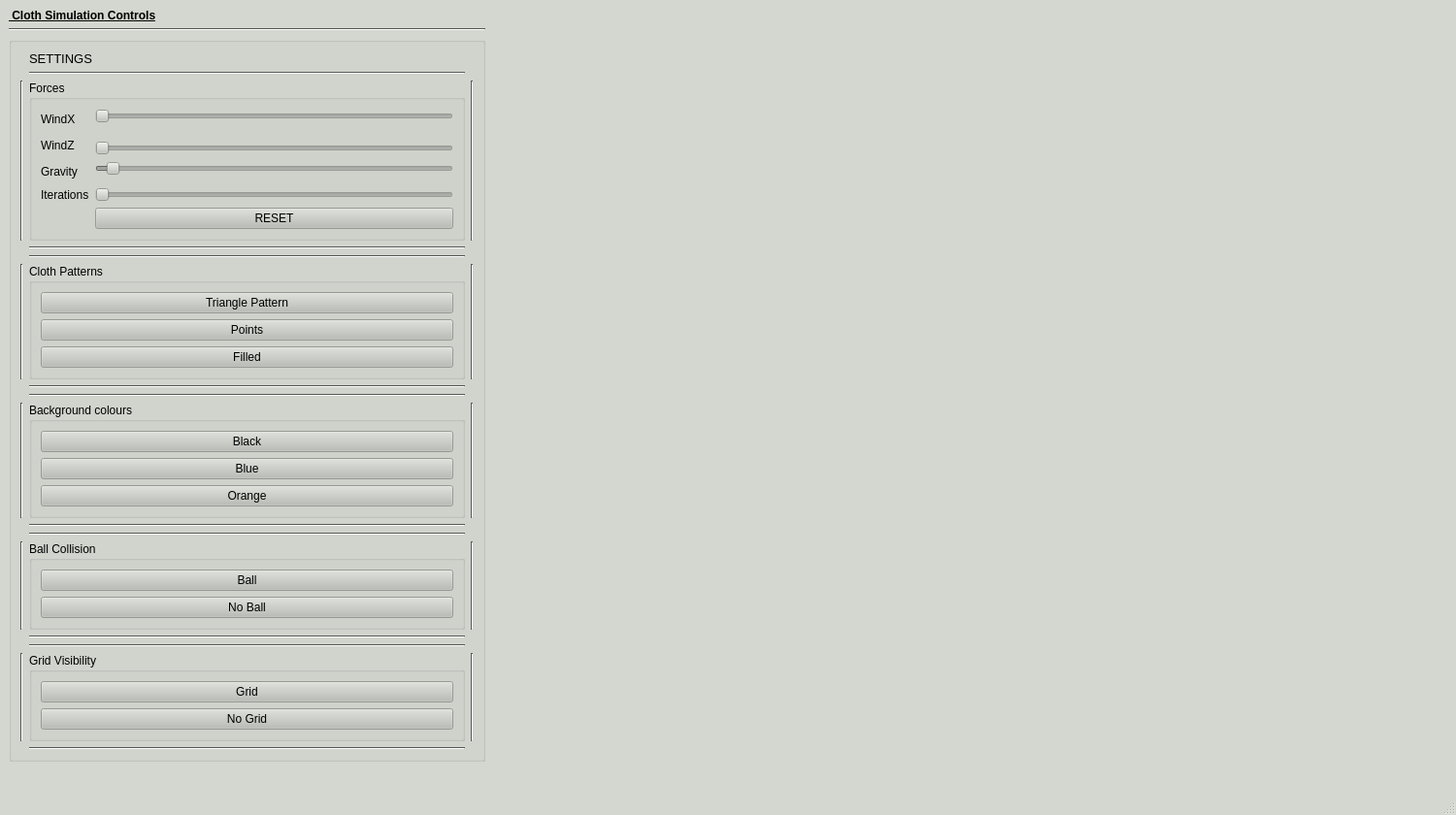
<?xml version="1.0" encoding="UTF-8"?>
<ui version="4.0">
 <class>MainWindow</class>
 <widget class="QMainWindow" name="MainWindow">
  <property name="geometry">
   <rect>
    <x>0</x>
    <y>0</y>
    <width>1500</width>
    <height>840</height>
   </rect>
  </property>
  <property name="palette">
   <palette>
    <active>
     <colorrole role="WindowText">
      <brush brushstyle="SolidPattern">
       <color alpha="255">
        <red>0</red>
        <green>0</green>
        <blue>0</blue>
       </color>
      </brush>
     </colorrole>
     <colorrole role="Button">
      <brush brushstyle="SolidPattern">
       <color alpha="255">
        <red>186</red>
        <green>189</green>
        <blue>182</blue>
       </color>
      </brush>
     </colorrole>
     <colorrole role="Light">
      <brush brushstyle="SolidPattern">
       <color alpha="255">
        <red>255</red>
        <green>255</green>
        <blue>255</blue>
       </color>
      </brush>
     </colorrole>
     <colorrole role="Midlight">
      <brush brushstyle="SolidPattern">
       <color alpha="255">
        <red>233</red>
        <green>235</green>
        <blue>231</blue>
       </color>
      </brush>
     </colorrole>
     <colorrole role="Dark">
      <brush brushstyle="SolidPattern">
       <color alpha="255">
        <red>85</red>
        <green>87</green>
        <blue>83</blue>
       </color>
      </brush>
     </colorrole>
     <colorrole role="Mid">
      <brush brushstyle="SolidPattern">
       <color alpha="255">
        <red>141</red>
        <green>143</green>
        <blue>138</blue>
       </color>
      </brush>
     </colorrole>
     <colorrole role="Text">
      <brush brushstyle="SolidPattern">
       <color alpha="255">
        <red>0</red>
        <green>0</green>
        <blue>0</blue>
       </color>
      </brush>
     </colorrole>
     <colorrole role="BrightText">
      <brush brushstyle="SolidPattern">
       <color alpha="255">
        <red>255</red>
        <green>255</green>
        <blue>255</blue>
       </color>
      </brush>
     </colorrole>
     <colorrole role="ButtonText">
      <brush brushstyle="SolidPattern">
       <color alpha="255">
        <red>0</red>
        <green>0</green>
        <blue>0</blue>
       </color>
      </brush>
     </colorrole>
     <colorrole role="Base">
      <brush brushstyle="SolidPattern">
       <color alpha="255">
        <red>255</red>
        <green>255</green>
        <blue>255</blue>
       </color>
      </brush>
     </colorrole>
     <colorrole role="Window">
      <brush brushstyle="SolidPattern">
       <color alpha="255">
        <red>211</red>
        <green>215</green>
        <blue>207</blue>
       </color>
      </brush>
     </colorrole>
     <colorrole role="Shadow">
      <brush brushstyle="SolidPattern">
       <color alpha="255">
        <red>0</red>
        <green>0</green>
        <blue>0</blue>
       </color>
      </brush>
     </colorrole>
     <colorrole role="Highlight">
      <brush brushstyle="SolidPattern">
       <color alpha="255">
        <red>136</red>
        <green>138</green>
        <blue>133</blue>
       </color>
      </brush>
     </colorrole>
     <colorrole role="AlternateBase">
      <brush brushstyle="SolidPattern">
       <color alpha="255">
        <red>233</red>
        <green>235</green>
        <blue>231</blue>
       </color>
      </brush>
     </colorrole>
     <colorrole role="ToolTipBase">
      <brush brushstyle="SolidPattern">
       <color alpha="255">
        <red>255</red>
        <green>255</green>
        <blue>220</blue>
       </color>
      </brush>
     </colorrole>
     <colorrole role="ToolTipText">
      <brush brushstyle="SolidPattern">
       <color alpha="255">
        <red>0</red>
        <green>0</green>
        <blue>0</blue>
       </color>
      </brush>
     </colorrole>
     <colorrole role="PlaceholderText">
      <brush brushstyle="SolidPattern">
       <color alpha="128">
        <red>0</red>
        <green>0</green>
        <blue>0</blue>
       </color>
      </brush>
     </colorrole>
    </active>
    <inactive>
     <colorrole role="WindowText">
      <brush brushstyle="SolidPattern">
       <color alpha="255">
        <red>0</red>
        <green>0</green>
        <blue>0</blue>
       </color>
      </brush>
     </colorrole>
     <colorrole role="Button">
      <brush brushstyle="SolidPattern">
       <color alpha="255">
        <red>186</red>
        <green>189</green>
        <blue>182</blue>
       </color>
      </brush>
     </colorrole>
     <colorrole role="Light">
      <brush brushstyle="SolidPattern">
       <color alpha="255">
        <red>255</red>
        <green>255</green>
        <blue>255</blue>
       </color>
      </brush>
     </colorrole>
     <colorrole role="Midlight">
      <brush brushstyle="SolidPattern">
       <color alpha="255">
        <red>233</red>
        <green>235</green>
        <blue>231</blue>
       </color>
      </brush>
     </colorrole>
     <colorrole role="Dark">
      <brush brushstyle="SolidPattern">
       <color alpha="255">
        <red>85</red>
        <green>87</green>
        <blue>83</blue>
       </color>
      </brush>
     </colorrole>
     <colorrole role="Mid">
      <brush brushstyle="SolidPattern">
       <color alpha="255">
        <red>141</red>
        <green>143</green>
        <blue>138</blue>
       </color>
      </brush>
     </colorrole>
     <colorrole role="Text">
      <brush brushstyle="SolidPattern">
       <color alpha="255">
        <red>0</red>
        <green>0</green>
        <blue>0</blue>
       </color>
      </brush>
     </colorrole>
     <colorrole role="BrightText">
      <brush brushstyle="SolidPattern">
       <color alpha="255">
        <red>255</red>
        <green>255</green>
        <blue>255</blue>
       </color>
      </brush>
     </colorrole>
     <colorrole role="ButtonText">
      <brush brushstyle="SolidPattern">
       <color alpha="255">
        <red>0</red>
        <green>0</green>
        <blue>0</blue>
       </color>
      </brush>
     </colorrole>
     <colorrole role="Base">
      <brush brushstyle="SolidPattern">
       <color alpha="255">
        <red>255</red>
        <green>255</green>
        <blue>255</blue>
       </color>
      </brush>
     </colorrole>
     <colorrole role="Window">
      <brush brushstyle="SolidPattern">
       <color alpha="255">
        <red>211</red>
        <green>215</green>
        <blue>207</blue>
       </color>
      </brush>
     </colorrole>
     <colorrole role="Shadow">
      <brush brushstyle="SolidPattern">
       <color alpha="255">
        <red>0</red>
        <green>0</green>
        <blue>0</blue>
       </color>
      </brush>
     </colorrole>
     <colorrole role="Highlight">
      <brush brushstyle="SolidPattern">
       <color alpha="255">
        <red>136</red>
        <green>138</green>
        <blue>133</blue>
       </color>
      </brush>
     </colorrole>
     <colorrole role="AlternateBase">
      <brush brushstyle="SolidPattern">
       <color alpha="255">
        <red>233</red>
        <green>235</green>
        <blue>231</blue>
       </color>
      </brush>
     </colorrole>
     <colorrole role="ToolTipBase">
      <brush brushstyle="SolidPattern">
       <color alpha="255">
        <red>255</red>
        <green>255</green>
        <blue>220</blue>
       </color>
      </brush>
     </colorrole>
     <colorrole role="ToolTipText">
      <brush brushstyle="SolidPattern">
       <color alpha="255">
        <red>0</red>
        <green>0</green>
        <blue>0</blue>
       </color>
      </brush>
     </colorrole>
     <colorrole role="PlaceholderText">
      <brush brushstyle="SolidPattern">
       <color alpha="128">
        <red>0</red>
        <green>0</green>
        <blue>0</blue>
       </color>
      </brush>
     </colorrole>
    </inactive>
    <disabled>
     <colorrole role="WindowText">
      <brush brushstyle="SolidPattern">
       <color alpha="255">
        <red>85</red>
        <green>87</green>
        <blue>83</blue>
       </color>
      </brush>
     </colorrole>
     <colorrole role="Button">
      <brush brushstyle="SolidPattern">
       <color alpha="255">
        <red>186</red>
        <green>189</green>
        <blue>182</blue>
       </color>
      </brush>
     </colorrole>
     <colorrole role="Light">
      <brush brushstyle="SolidPattern">
       <color alpha="255">
        <red>255</red>
        <green>255</green>
        <blue>255</blue>
       </color>
      </brush>
     </colorrole>
     <colorrole role="Midlight">
      <brush brushstyle="SolidPattern">
       <color alpha="255">
        <red>233</red>
        <green>235</green>
        <blue>231</blue>
       </color>
      </brush>
     </colorrole>
     <colorrole role="Dark">
      <brush brushstyle="SolidPattern">
       <color alpha="255">
        <red>85</red>
        <green>87</green>
        <blue>83</blue>
       </color>
      </brush>
     </colorrole>
     <colorrole role="Mid">
      <brush brushstyle="SolidPattern">
       <color alpha="255">
        <red>141</red>
        <green>143</green>
        <blue>138</blue>
       </color>
      </brush>
     </colorrole>
     <colorrole role="Text">
      <brush brushstyle="SolidPattern">
       <color alpha="255">
        <red>85</red>
        <green>87</green>
        <blue>83</blue>
       </color>
      </brush>
     </colorrole>
     <colorrole role="BrightText">
      <brush brushstyle="SolidPattern">
       <color alpha="255">
        <red>255</red>
        <green>255</green>
        <blue>255</blue>
       </color>
      </brush>
     </colorrole>
     <colorrole role="ButtonText">
      <brush brushstyle="SolidPattern">
       <color alpha="255">
        <red>85</red>
        <green>87</green>
        <blue>83</blue>
       </color>
      </brush>
     </colorrole>
     <colorrole role="Base">
      <brush brushstyle="SolidPattern">
       <color alpha="255">
        <red>211</red>
        <green>215</green>
        <blue>207</blue>
       </color>
      </brush>
     </colorrole>
     <colorrole role="Window">
      <brush brushstyle="SolidPattern">
       <color alpha="255">
        <red>211</red>
        <green>215</green>
        <blue>207</blue>
       </color>
      </brush>
     </colorrole>
     <colorrole role="Shadow">
      <brush brushstyle="SolidPattern">
       <color alpha="255">
        <red>0</red>
        <green>0</green>
        <blue>0</blue>
       </color>
      </brush>
     </colorrole>
     <colorrole role="Highlight">
      <brush brushstyle="SolidPattern">
       <color alpha="255">
        <red>145</red>
        <green>145</green>
        <blue>145</blue>
       </color>
      </brush>
     </colorrole>
     <colorrole role="AlternateBase">
      <brush brushstyle="SolidPattern">
       <color alpha="255">
        <red>211</red>
        <green>215</green>
        <blue>207</blue>
       </color>
      </brush>
     </colorrole>
     <colorrole role="ToolTipBase">
      <brush brushstyle="SolidPattern">
       <color alpha="255">
        <red>255</red>
        <green>255</green>
        <blue>220</blue>
       </color>
      </brush>
     </colorrole>
     <colorrole role="ToolTipText">
      <brush brushstyle="SolidPattern">
       <color alpha="255">
        <red>0</red>
        <green>0</green>
        <blue>0</blue>
       </color>
      </brush>
     </colorrole>
     <colorrole role="PlaceholderText">
      <brush brushstyle="SolidPattern">
       <color alpha="128">
        <red>0</red>
        <green>0</green>
        <blue>0</blue>
       </color>
      </brush>
     </colorrole>
    </disabled>
   </palette>
  </property>
  <property name="windowTitle">
   <string>Cloth Sim GUI</string>
  </property>
  <widget class="QWidget" name="m_centralWidget">
   <layout class="QGridLayout" name="m_mainWindowGridLayout">
    <item row="5" column="0">
     <spacer name="verticalSpacer">
      <property name="orientation">
       <enum>Qt::Vertical</enum>
      </property>
      <property name="sizeHint" stdset="0">
       <size>
        <width>20</width>
        <height>40</height>
       </size>
      </property>
     </spacer>
    </item>
    <item row="1" column="0">
     <widget class="Line" name="line_3">
      <property name="orientation">
       <enum>Qt::Horizontal</enum>
      </property>
     </widget>
    </item>
    <item row="2" column="0" rowspan="2">
     <widget class="QGroupBox" name="groupBox">
      <property name="title">
       <string/>
      </property>
      <layout class="QGridLayout" name="gridLayout_6">
       <item row="4" column="1">
        <widget class="QGroupBox" name="InputArea">
         <property name="title">
          <string>Forces</string>
         </property>
         <layout class="QGridLayout" name="gridLayout">
          <item row="2" column="0" rowspan="2">
           <widget class="QLabel" name="label">
            <property name="text">
             <string>WindZ</string>
            </property>
           </widget>
          </item>
          <item row="4" column="1">
           <widget class="QSlider" name="gravitySlider">
            <property name="maximum">
             <number>99</number>
            </property>
            <property name="pageStep">
             <number>10</number>
            </property>
            <property name="value">
             <number>3</number>
            </property>
            <property name="sliderPosition">
             <number>3</number>
            </property>
            <property name="orientation">
             <enum>Qt::Horizontal</enum>
            </property>
           </widget>
          </item>
          <item row="0" column="0" rowspan="2">
           <widget class="QLabel" name="label_2">
            <property name="text">
             <string>WindX</string>
            </property>
           </widget>
          </item>
          <item row="0" column="1">
           <widget class="QSlider" name="windXSlider">
            <property name="maximum">
             <number>99</number>
            </property>
            <property name="orientation">
             <enum>Qt::Horizontal</enum>
            </property>
           </widget>
          </item>
          <item row="10" column="1">
           <widget class="QPushButton" name="resetButton">
            <property name="text">
             <string>RESET</string>
            </property>
           </widget>
          </item>
          <item row="3" column="1">
           <widget class="QSlider" name="windZSlider">
            <property name="maximum">
             <number>99</number>
            </property>
            <property name="orientation">
             <enum>Qt::Horizontal</enum>
            </property>
           </widget>
          </item>
          <item row="6" column="0">
           <widget class="QLabel" name="label_4">
            <property name="text">
             <string>Iterations</string>
            </property>
           </widget>
          </item>
          <item row="6" column="1">
           <widget class="QSlider" name="iterationSlider">
            <property name="maximum">
             <number>30</number>
            </property>
            <property name="orientation">
             <enum>Qt::Horizontal</enum>
            </property>
           </widget>
          </item>
          <item row="4" column="0" rowspan="2">
           <widget class="QLabel" name="label_3">
            <property name="text">
             <string>Gravity</string>
            </property>
           </widget>
          </item>
         </layout>
        </widget>
       </item>
       <item row="4" column="2">
        <widget class="Line" name="line_4">
         <property name="orientation">
          <enum>Qt::Vertical</enum>
         </property>
        </widget>
       </item>
       <item row="16" column="1">
        <widget class="QGroupBox" name="groupBox_5">
         <property name="title">
          <string>Grid Visibility</string>
         </property>
         <layout class="QGridLayout" name="gridLayout_7">
          <item row="0" column="0">
           <widget class="QPushButton" name="gridButton">
            <property name="text">
             <string>Grid</string>
            </property>
           </widget>
          </item>
          <item row="1" column="0">
           <widget class="QPushButton" name="noGridButton">
            <property name="text">
             <string>No Grid</string>
            </property>
           </widget>
          </item>
         </layout>
        </widget>
       </item>
       <item row="7" column="0">
        <widget class="Line" name="line_8">
         <property name="orientation">
          <enum>Qt::Vertical</enum>
         </property>
        </widget>
       </item>
       <item row="3" column="1">
        <widget class="Line" name="line_2">
         <property name="orientation">
          <enum>Qt::Horizontal</enum>
         </property>
        </widget>
       </item>
       <item row="4" column="0">
        <widget class="Line" name="line_5">
         <property name="orientation">
          <enum>Qt::Vertical</enum>
         </property>
        </widget>
       </item>
       <item row="13" column="0">
        <widget class="Line" name="line_17">
         <property name="orientation">
          <enum>Qt::Vertical</enum>
         </property>
        </widget>
       </item>
       <item row="16" column="0">
        <widget class="Line" name="line_21">
         <property name="orientation">
          <enum>Qt::Vertical</enum>
         </property>
        </widget>
       </item>
       <item row="13" column="1">
        <widget class="QGroupBox" name="groupBox_4">
         <property name="title">
          <string>Ball Collision</string>
         </property>
         <layout class="QGridLayout" name="gridLayout_5">
          <item row="0" column="0">
           <widget class="QPushButton" name="ballButton">
            <property name="text">
             <string>Ball</string>
            </property>
           </widget>
          </item>
          <item row="1" column="0">
           <widget class="QPushButton" name="noBallButton">
            <property name="text">
             <string>No Ball</string>
            </property>
           </widget>
          </item>
         </layout>
        </widget>
       </item>
       <item row="8" column="1">
        <widget class="Line" name="line_7">
         <property name="orientation">
          <enum>Qt::Horizontal</enum>
         </property>
        </widget>
       </item>
       <item row="17" column="1">
        <widget class="Line" name="line_18">
         <property name="orientation">
          <enum>Qt::Horizontal</enum>
         </property>
        </widget>
       </item>
       <item row="2" column="1" colspan="2">
        <widget class="QLabel" name="label_22">
         <property name="font">
          <font>
           <pointsize>10</pointsize>
           <italic>false</italic>
          </font>
         </property>
         <property name="text">
          <string>SETTINGS</string>
         </property>
        </widget>
       </item>
       <item row="14" column="1">
        <widget class="Line" name="line_19">
         <property name="orientation">
          <enum>Qt::Horizontal</enum>
         </property>
        </widget>
       </item>
       <item row="7" column="1">
        <widget class="QGroupBox" name="groupBox_2">
         <property name="title">
          <string>Cloth Patterns</string>
         </property>
         <layout class="QGridLayout" name="gridLayout_3">
          <item row="0" column="0">
           <widget class="QPushButton" name="patternBox">
            <property name="text">
             <string>Triangle Pattern</string>
            </property>
           </widget>
          </item>
          <item row="1" column="0">
           <widget class="QPushButton" name="pointsBox">
            <property name="text">
             <string>Points</string>
            </property>
           </widget>
          </item>
          <item row="2" column="0">
           <widget class="QPushButton" name="filledBox">
            <property name="text">
             <string>Filled</string>
            </property>
           </widget>
          </item>
         </layout>
        </widget>
       </item>
       <item row="9" column="1">
        <widget class="Line" name="line_13">
         <property name="orientation">
          <enum>Qt::Horizontal</enum>
         </property>
        </widget>
       </item>
       <item row="11" column="1">
        <widget class="Line" name="line_15">
         <property name="orientation">
          <enum>Qt::Horizontal</enum>
         </property>
        </widget>
       </item>
       <item row="5" column="1">
        <widget class="Line" name="line">
         <property name="orientation">
          <enum>Qt::Horizontal</enum>
         </property>
        </widget>
       </item>
       <item row="7" column="2">
        <widget class="Line" name="line_9">
         <property name="orientation">
          <enum>Qt::Vertical</enum>
         </property>
        </widget>
       </item>
       <item row="12" column="1">
        <widget class="Line" name="line_14">
         <property name="orientation">
          <enum>Qt::Horizontal</enum>
         </property>
        </widget>
       </item>
       <item row="16" column="2">
        <widget class="Line" name="line_20">
         <property name="orientation">
          <enum>Qt::Vertical</enum>
         </property>
        </widget>
       </item>
       <item row="6" column="1">
        <widget class="Line" name="line_6">
         <property name="orientation">
          <enum>Qt::Horizontal</enum>
         </property>
        </widget>
       </item>
       <item row="10" column="0">
        <widget class="Line" name="line_11">
         <property name="orientation">
          <enum>Qt::Vertical</enum>
         </property>
        </widget>
       </item>
       <item row="10" column="1">
        <widget class="QGroupBox" name="groupBox_3">
         <property name="title">
          <string>Background colours</string>
         </property>
         <layout class="QGridLayout" name="gridLayout_4">
          <item row="1" column="0">
           <widget class="QPushButton" name="blueButton">
            <property name="text">
             <string>Blue</string>
            </property>
           </widget>
          </item>
          <item row="0" column="0">
           <widget class="QPushButton" name="blackButton">
            <property name="text">
             <string>Black</string>
            </property>
           </widget>
          </item>
          <item row="2" column="0">
           <widget class="QPushButton" name="orangeButton">
            <property name="text">
             <string>Orange</string>
            </property>
           </widget>
          </item>
         </layout>
        </widget>
       </item>
       <item row="13" column="2">
        <widget class="Line" name="line_16">
         <property name="orientation">
          <enum>Qt::Vertical</enum>
         </property>
        </widget>
       </item>
       <item row="10" column="2">
        <widget class="Line" name="line_10">
         <property name="orientation">
          <enum>Qt::Vertical</enum>
         </property>
        </widget>
       </item>
       <item row="15" column="1">
        <widget class="Line" name="line_22">
         <property name="orientation">
          <enum>Qt::Horizontal</enum>
         </property>
        </widget>
       </item>
      </layout>
     </widget>
    </item>
    <item row="3" column="3">
     <spacer name="horizontalSpacer_2">
      <property name="orientation">
       <enum>Qt::Horizontal</enum>
      </property>
      <property name="sizeHint" stdset="0">
       <size>
        <width>40</width>
        <height>20</height>
       </size>
      </property>
     </spacer>
    </item>
    <item row="4" column="1">
     <widget class="Line" name="line_12">
      <property name="orientation">
       <enum>Qt::Vertical</enum>
      </property>
     </widget>
    </item>
    <item row="3" column="2">
     <spacer name="horizontalSpacer_3">
      <property name="orientation">
       <enum>Qt::Horizontal</enum>
      </property>
      <property name="sizeHint" stdset="0">
       <size>
        <width>40</width>
        <height>20</height>
       </size>
      </property>
     </spacer>
    </item>
    <item row="0" column="0">
     <widget class="QLabel" name="label_30">
      <property name="font">
       <font>
        <weight>75</weight>
        <bold>true</bold>
        <underline>true</underline>
       </font>
      </property>
      <property name="text">
       <string> Cloth Simulation Controls</string>
      </property>
     </widget>
    </item>
   </layout>
  </widget>
  <widget class="QMenuBar" name="menubar">
   <property name="geometry">
    <rect>
     <x>0</x>
     <y>0</y>
     <width>1500</width>
     <height>21</height>
    </rect>
   </property>
  </widget>
  <widget class="QStatusBar" name="statusbar"/>
 </widget>
 <resources/>
 <connections/>
</ui>
